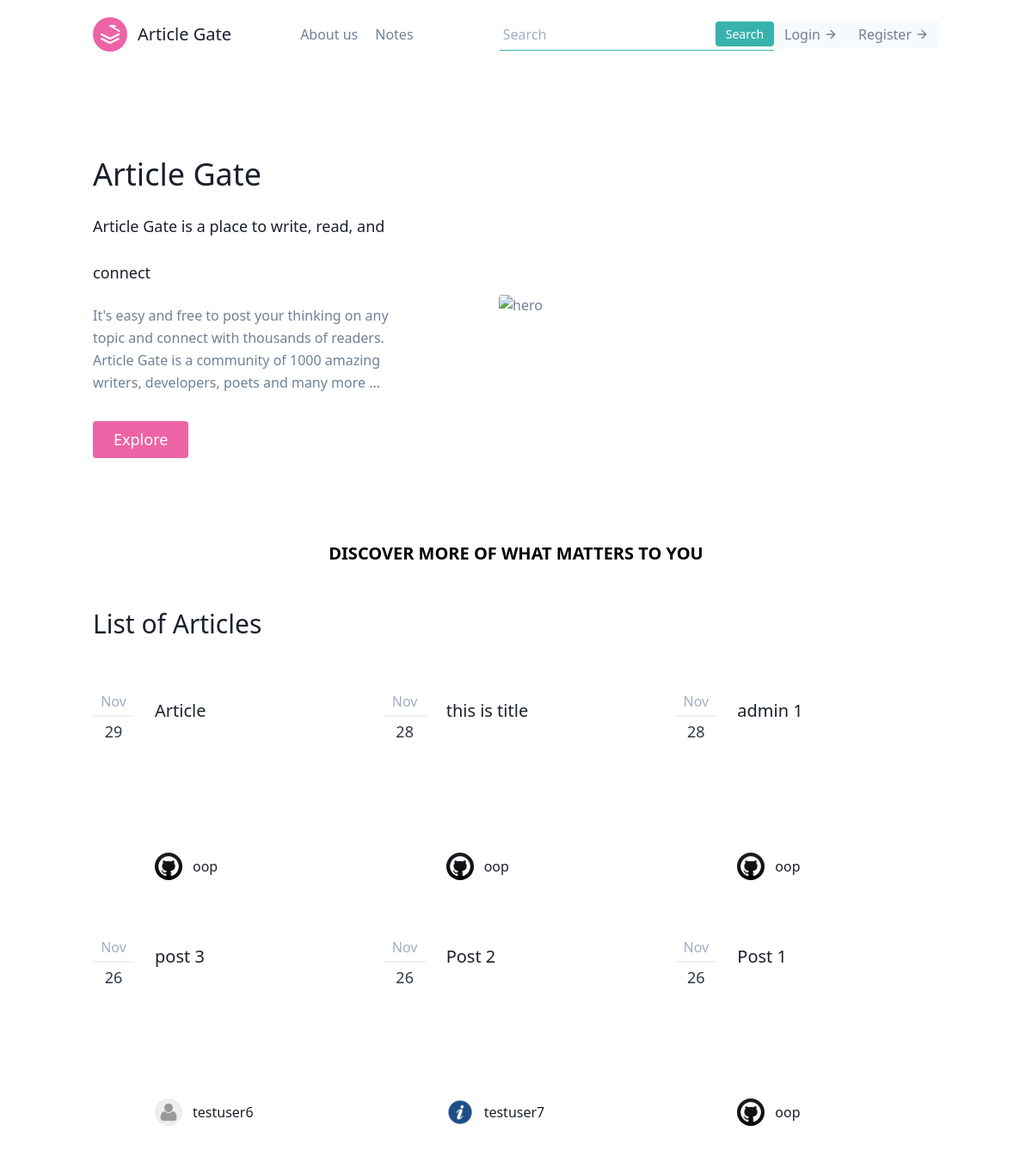
/, run on an earlier commit of the app's database.
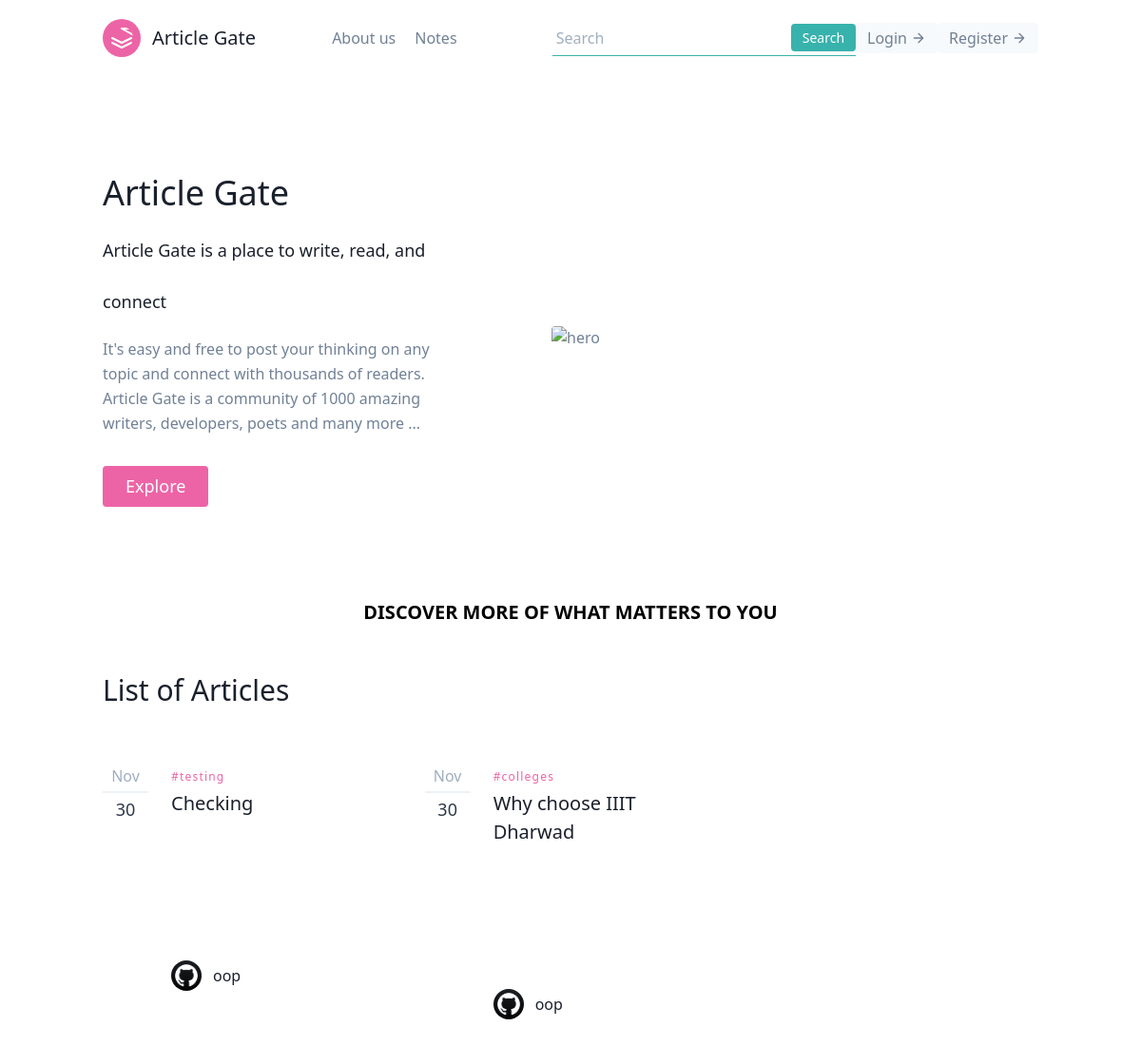
And on a later commit of the database.
### article/models.py (models this page shows, shortened)
class Post(models.Model):
    title = models.CharField(max_length=50)
    about = models.CharField(default="",max_length=200)
    content = RichTextField(blank=True, null=True)
    author = models.ForeignKey(User, on_delete=models.CASCADE, blank=True, null=True)
    date_posted = models.DateTimeField(default=timezone.now)
    likes = models.IntegerField(default=0)
    views = models.IntegerField(default=0)
    tags  = models.CharField(default="",max_length=150)

### user/models.py (models this page shows, shortened)
class Profile(models.Model):
    user = models.OneToOneField(User, on_delete=models.CASCADE)
    image = models.ImageField(default='default.jpg',upload_to='profile_pics')
    name = models.CharField(default="User", max_length=25)
    aboutme = models.CharField(default="", max_length=10000)
    phone_no = models.CharField(default="",max_length=13)
    github = models.CharField(default="https://github.com/", max_length=100)
    linkedin = models.CharField(default="https://www.linkedin.com/feed/", max_length=100)
    twitter = models.CharField(default="https://twitter.com/?lang=en", max_length=100)
    instagram = models.CharField(default="https://www.instagram.com/", max_length=100)
    website = models.CharField(default="https://iiitdwd.ac.in/", max_length=100)

### article/views.py (the view)
# urls.py: path('',views.home, name='article-home'),
def home(request):
    check = 0
    list_tags = []
    l_tags_intial = Tag.objects.all()
    for i in l_tags_intial:
        if i.tag not in list_tags:
            list_tags.append(i.tag)
    print(list_tags)
    context = {
            'posts': Post.objects.order_by('-date_posted')[:50],
            'list_tags':list_tags,
        }
    return render(request , 'article/home1.html', context)

### article/templates/article/home1.html (shortened to what the changed rows need)
<!DOCTYPE html>
<html lang="en">
<head>
  <link href="https://unpkg.com/tailwindcss@^1.0/dist/tailwind.min.css" rel="stylesheet">
</head>
<body>
  <section class="text-gray-600 body-font">
    <div class="container mx-auto flex px-5 py-24 md:flex-row flex-col items-center">
      <div
        class="lg:flex-grow md:w-1/2 lg:pr-24 md:pr-16 flex flex-col md:items-start md:text-left mb-16 md:mb-0 items-center text-center">
        <h1 class="title-font sm:text-4xl text-3xl mb-4 font-medium text-gray-900">Article Gate
          <br class="hidden lg:inline-block "> <span style="font-size: large;"> Article Gate is a place to write, read,
            and connect</span>
        </h1>
      </div>
    </div>
  </section>
  <section class="text-gray-600 body-font">
    <div class="container px-5 py-5 mx-auto flex items-center md:flex-row flex-col">
      <div class="flex flex-col md:pr-10 md:mb-0 mb-6 pr-0 w-full md:w-auto md:text-left text-center">
        <h1 class="md:text-3xl text-2xl font-medium title-font text-gray-900" id="list">List of Articles</h1>
      </div>
    </div>
  </section>
  <section class="text-gray-600 body-font">
    <div class="container px-5 py-10 mx-auto">
      <div class="flex flex-wrap -mx-4 -my-8">
        {% for post in posts %}
        <div class="py-8 px-4 lg:w-1/3" ">
          <div class=" h-full flex items-start">
          <div class="w-12 flex-shrink-0 flex flex-col text-center leading-none">
            <span class="text-gray-500 pb-2 mb-2 border-b-2 border-gray-200">{{post.date_posted|date:"M"}}</span>
            <span class="font-medium text-lg text-gray-800 title-font leading-none">{{post.date_posted|date:"d"}}</span>
          </div>
          <div class="flex-grow pl-6">
            <h2 class="tracking-widest text-xs title-font font-medium text-pink-500 mb-1">{{ post.tags }}</h2>
            <h1 class="title-font text-xl font-medium text-gray-900 mb-3"> <a
                href="{% url 'article:fullArticle' post.title post.id %}"> {{ post.title }}</a></h1>
            <p class="leading-relaxed mb-5" ">
                <div style=" height: 125px; overflow: hidden; margin-bottom: 5px;">
          </div>
          </p>
          <a class="inline-flex items-center">
            <img alt="blog" src="{{ post.author.profile.image.url }}"
              class="w-8 h-8 rounded-full flex-shrink-0 object-cover object-center">
            <span class="flex-grow flex flex-col pl-3">
              <span class="title-font font-medium text-gray-900">{{ post.author }}</span>
            </span>
          </a>
        </div>
      </div>
    </div>
    {% endfor %}
    </div>
    </div>
  </section>
</body>
</html>

What changed in the data, as far as the page shows it:
removed Post: date_posted "Nov", date_posted "29", title "Article", author.profile.image (picture), author "oop"
removed Post: date_posted "Nov", date_posted "28", title "this is title", author.profile.image (picture), author "oop"
removed Post: date_posted "Nov", date_posted "28", title "admin 1", author.profile.image (picture), author "oop"
removed Post: date_posted "Nov", date_posted "26", title "post 3", author.profile.image (placeholder picture), author "testuser6"
removed Post: date_posted "Nov", date_posted "26", title "Post 2", author.profile.image (picture), author "testuser7"
removed Post: date_posted "Nov", date_posted "26", title "Post 1", author.profile.image (picture), author "oop"
added Post: date_posted "Nov", date_posted "30", tags "#testing", title "Checking", author.profile.image (picture), author "oop"
added Post: date_posted "Nov", date_posted "30", tags "#colleges", title "Why choose IIIT Dharwad", author.profile.image (picture), author "oop"
